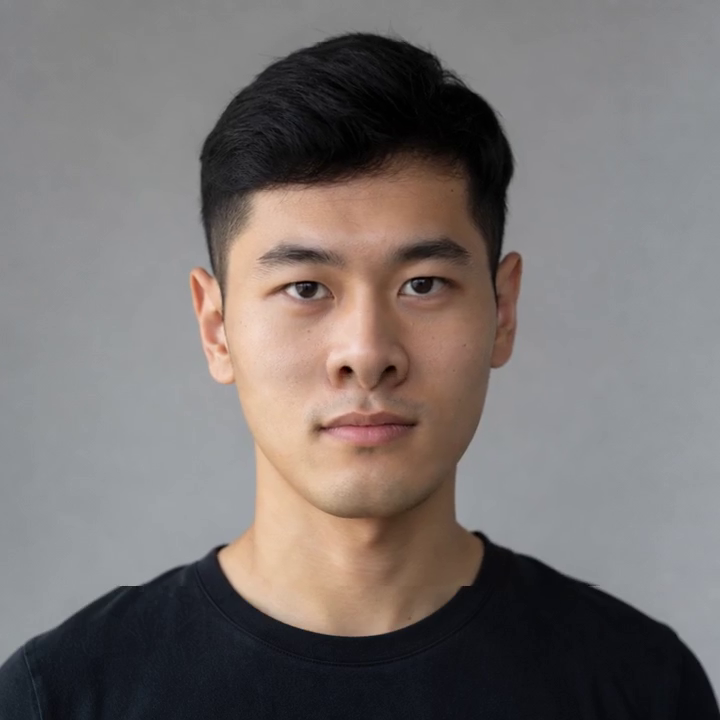
#> input picture frame 30 of _p25d_test.mp4, 720 x 720 px, given in place of lipsync_20261114_185444_aa0c.mp4, which was not available
$ python _qa_shot.py
#> lines starting #> are read from the running program, lines starting #| are printed output that depends on the picture
# -*- coding: utf-8 -*-
"""并排对比：旧/新编码同一位置帧（含嘴部 4 倍放大）。"""
import sys, os
sys.path.insert(0, os.path.dirname(os.path.abspath(__file__)))
import numpy as np, cv2

VD = r"D:\local-multimodal-src\data\avatar2\videos"
old = os.path.join(VD, "lipsync_20261114_185444_aa0c.mp4")
new = os.path.join(VD, "lipsync_20261114_190718_1327.mp4")
outdir = r"D:\local-multimodal-src\_qa_out"
os.makedirs(outdir, exist_ok=True)

def grab(p, idx):
#> called with idx = 30
    cap = cv2.VideoCapture(p)
    cap.set(cv2.CAP_PROP_POS_FRAMES, idx)
    ok, f = cap.read()
#> f is the input picture: shape (720, 720, 3); mean B, G, R 112, 113.7, 120.1
    cap.release()
    return f if ok else None

a = grab(old, 30)
b = grab(new, 30)
if a is None or b is None:
    print("取帧失败", a is None, b is None); sys.exit(1)
b = cv2.resize(b, (a.shape[1], a.shape[0]))

# 上半部：整帧并排
top = np.hstack([a, np.full((a.shape[0], 8, 3), 255, np.uint8), b])
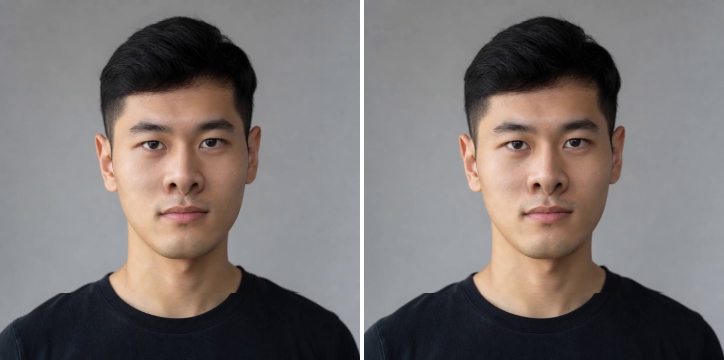
#> top: shape (720, 1448, 3) (shown at 1/2 size); mean B, G, R 112.8, 114.4, 120.8
# 下半部：嘴部放大 3 倍（中心区域）
def mouth(img):
    h, w = img.shape[:2]
#> h = 720; w = 720
    y0, y1 = int(h * 0.52), int(h * 0.78)
#> y0 = 374; y1 = 561
    x0, x1 = int(w * 0.30), int(w * 0.70)
#> x0 = 216; x1 = 503
    c = img[y0:y1, x0:x1]
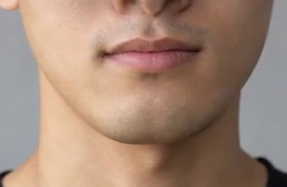
#> c: shape (187, 287, 3); mean B, G, R 119, 135.5, 162.8
    return cv2.resize(c, (c.shape[1] * 3, c.shape[0] * 3), interpolation=cv2.INTER_CUBIC)
ma, mb = mouth(a), mouth(b)
if ma.shape != mb.shape:
    mb = cv2.resize(mb, (ma.shape[1], ma.shape[0]))
bot = np.hstack([ma, np.full((ma.shape[0], 8, 3), 255, np.uint8), mb])
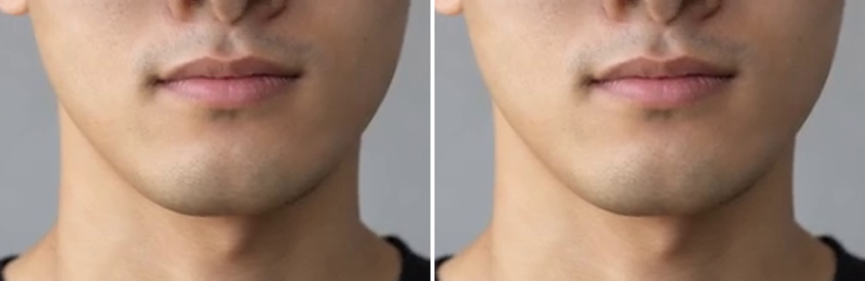
#> bot: shape (561, 1730, 3) (shown at 1/2 size); mean B, G, R 119.6, 136, 163.2
W = max(top.shape[1], bot.shape[1])
#> W = 1730
def pad(x):
    if x.shape[1] < W:
        x = np.hstack([x, np.full((x.shape[0], W - x.shape[1], 3), 255, np.uint8)])
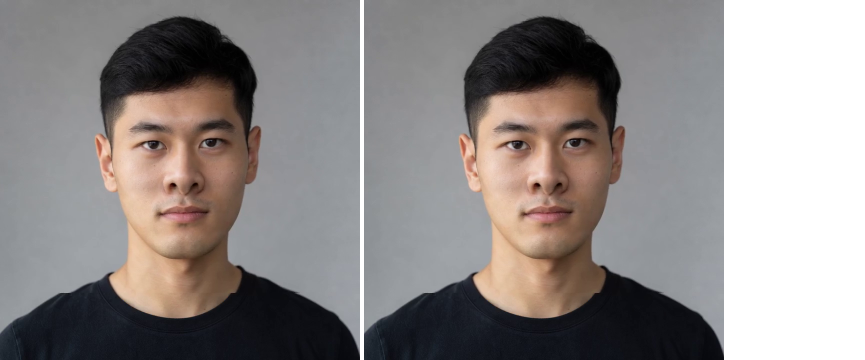
#> x: shape (720, 1730, 3) (shown at 1/2 size); mean of channels 0, 1, 2 136, 137.3, 142.7; drawn as B, G, R
    return x
top, bot = pad(top), pad(bot)
gap = np.full((10, W, 3), 255, np.uint8)
canvas = np.vstack([top, gap, bot])
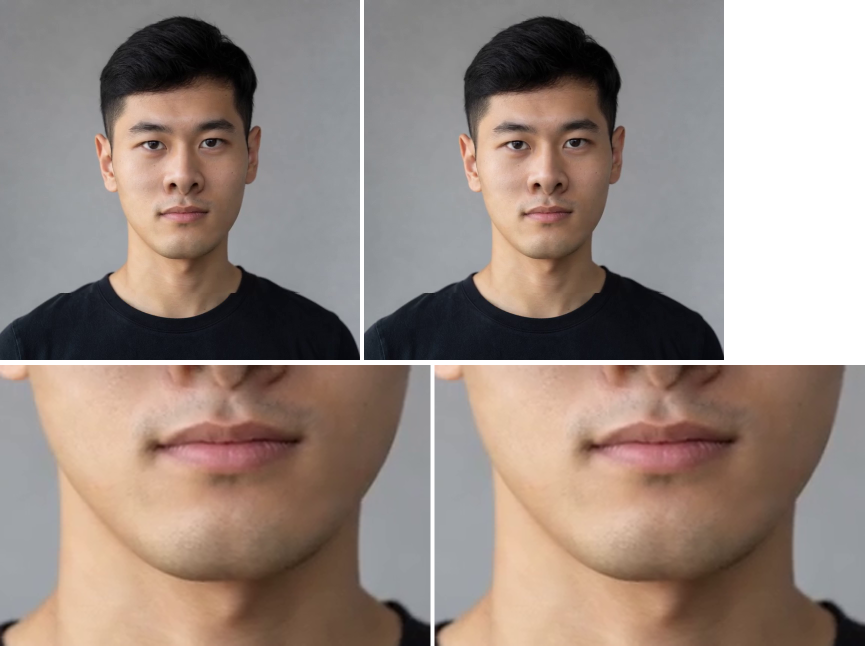
#> canvas: shape (1291, 1730, 3) (shown at 1/2 size); mean of channels 0, 1, 2 129.8, 137.7, 152.5; drawn as B, G, R
# 缩到合适宽度
if canvas.shape[1] > 1400:
    s = 1400.0 / canvas.shape[1]
#> s = 0.809
    canvas = cv2.resize(canvas, (1400, int(canvas.shape[0] * s)))
#> canvas: shape (1044, 1400, 3)
p = os.path.join(outdir, "enc_cmp.png")
cv2.imwrite(p, canvas)
print("saved", p, canvas.shape)
#| saved D:\local-multimodal-src\_qa_out/enc_cmp.png (1044, 1400, 3)
